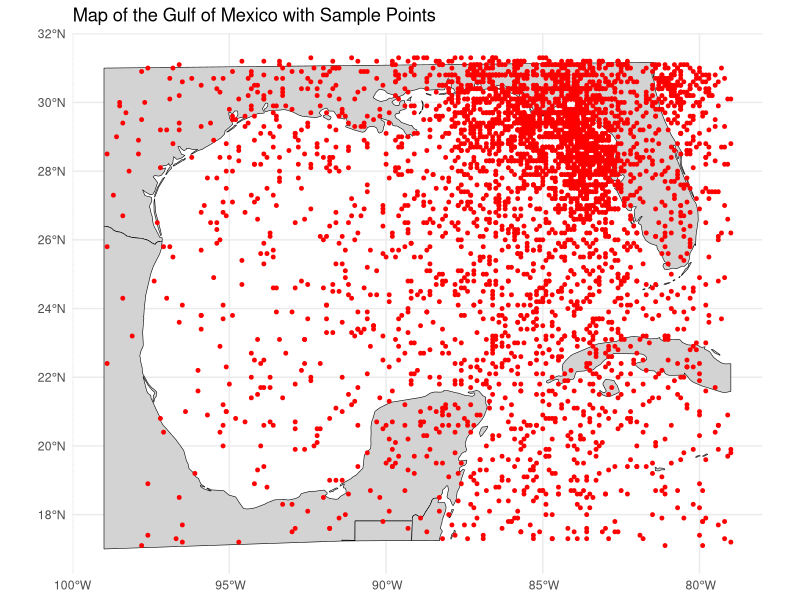

Write R code to recreate this figure.
## ---- chunk 1
library(tidyverse)
library(ggplot2)
library(sf)
library(rnaturalearth)
library(rnaturalearthdata)

## ---- chunk 2
#| message: false
KenowData <- read_csv("KenowData.csv", na=c(".")) %>% 
  mutate(loonID=as.factor(loonID))%>% 
  filter(!is.na(TFLatN))

summary(KenowData)

# how many loons
length(levels(KenowData$loonID))

KenowData %>% 
  filter(is.na(TFLatN))

levels(KenowData$loonID)
## ---- chunk 3

# Get world map data and transform CRS
world <- ne_countries(scale = "medium", returnclass = "sf")
world <- st_transform(world, crs = 4326)  # Ensure correct CRS

# Define Gulf of Mexico bounding box
gulf_bbox <- st_as_sfc(st_bbox(c(xmin = -99, xmax = -79, ymin = 17, ymax = 31), crs = st_crs(world)))


# Crop to Gulf of Mexico
gulf_map <- st_intersection(world, gulf_bbox)

# Example locations (longitude, latitude)
coordinates <- KenowData %>% 
  filter(TFLonN!="." & TFLatN != ".")%>% 
  filter(TFLatN<90 & TFLatN > 0)

# Convert to sf object
points_sf <- st_as_sf(coordinates, coords = c("TFLonN", "TFLatN"), crs = 4326)
filtered_points <- points_sf[st_within(points_sf, gulf_bbox, sparse = FALSE), ]

filtered_points_tibble <- filtered_points %>%
  mutate(
    longitude = st_coordinates(.)[, 1],  # Extract longitude
    latitude = st_coordinates(.)[, 2]   # Extract latitude
  ) %>%
  st_drop_geometry() %>%  # Drop sf geometry column
  as_tibble()


# Plot the Gulf of Mexico with points
ggplot() +
  geom_sf(data = gulf_map, fill = "lightgray", color = "black") +  # Base map
  geom_sf(data = filtered_points, color = "red", size = 1) +  # Points
  theme_minimal() +
  ggtitle("Map of the Gulf of Mexico with Sample Points")
